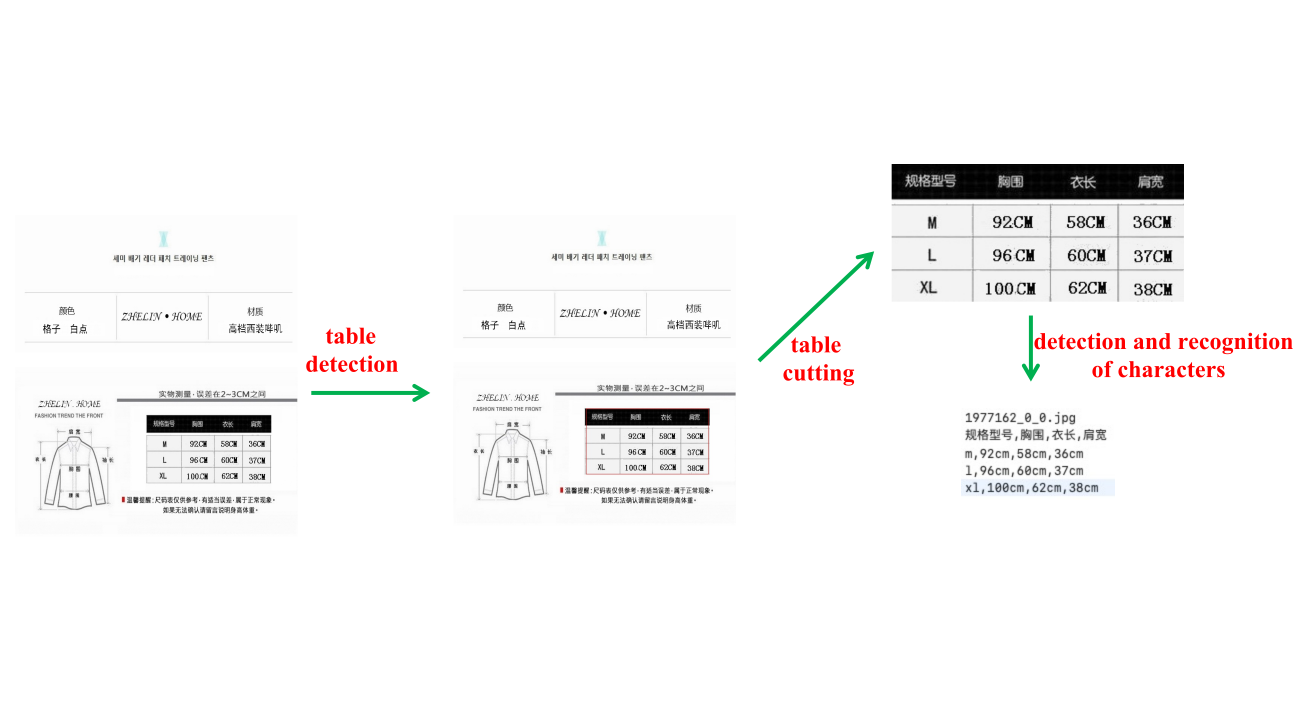
#> input picture figs/framework.png, 3900 x 2160 px (shown at 1/3 size)
$ python -i ocr.py   (imports and definitions only)   (older library calls are emulated)
#> lines starting #> are read from the running program, lines starting #| are printed output that depends on the picture; after the words box and inside, x2 and y2 are one past the last pixel; in counts of white or black regions, pixels touching at a corner belong together
#> further down, picture is the input picture: shape (2160, 3900, 3); mean B, G, R 246.4, 246.6, 247.3
#-*- coding:utf-8 -*-
import os
import sys
import cv2
from math import *
import numpy as np
import mahotas
from PIL import Image

#sys.path.append(os.getcwd() + '/ctpn')
#from ctpn.text_detect import text_detect
#from lib.fast_rcnn.config import cfg_from_file
from densenet.model import predict as keras_densenet


# [6 lines left out: function sort_box, not called in this run]

def adjustGray(cropImage):
    gray = cv2.cvtColor(cropImage, cv2.COLOR_BGR2GRAY)
    thresh, img_bw = cv2.threshold(gray, 128, 255, cv2.THRESH_BINARY | cv2.THRESH_OTSU)
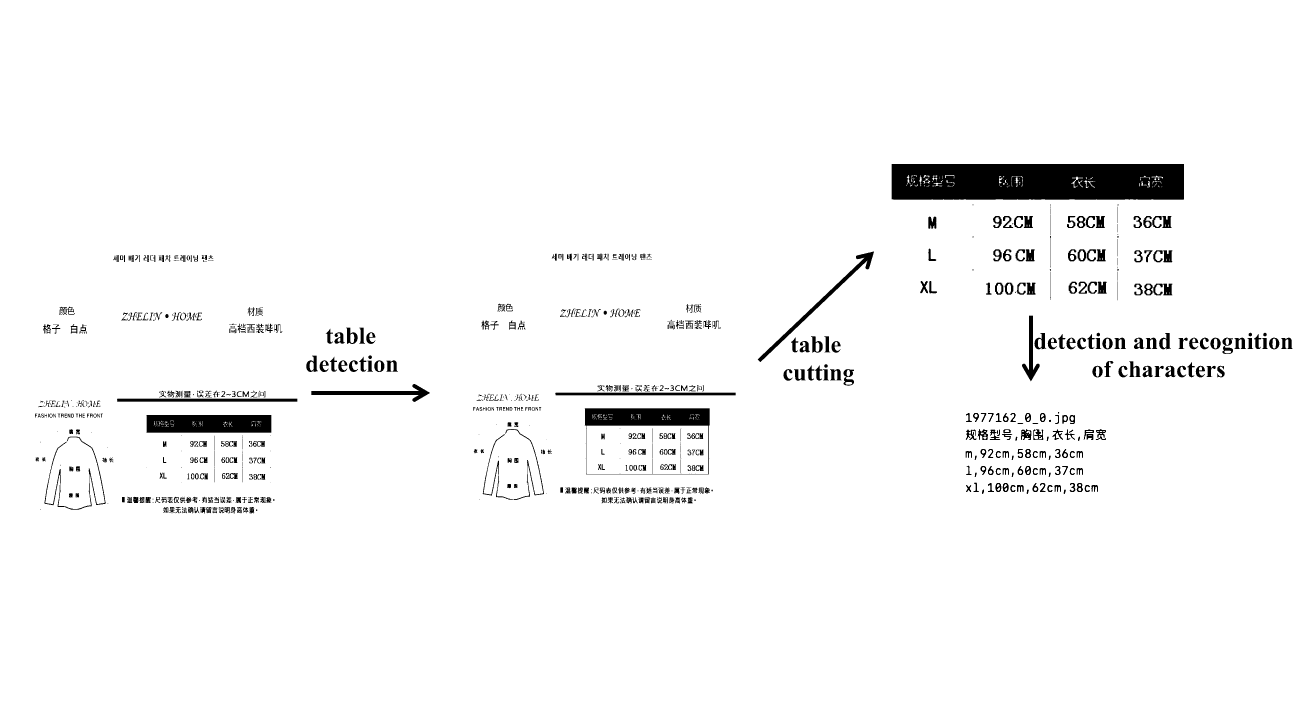
#> img_bw: shape (2160, 3900) (shown at 1/3 size); 96.8% white; 809 black regions (162 under 20 px), largest, box (x1, y1, x2, y2) and area: (2675, 492, 3552, 599) 91313, (1754, 1225, 2129, 1423) 19777, (439, 1245, 814, 1298) 19333
#> thresh = 154
    his = np.histogram(img_bw)
#> his = ([273580, 0, 0, 0, 0, 0, 0, 0, 0, 8150420], [0, 25.5, 51, 76.5, 102, 127.5, 153, 178.5, 204, 229.5, 255])
    if his[0][0] >= his[0][-1]:
        print(his[0][0], his[0][-1])
        for i in range(img_bw.shape[0]):
            for j in range(img_bw.shape[1]):
                gray[i][j] = 255 - gray[i][j]
                img_bw[i][j] = 255 - img_bw[i][j]
    return gray, img_bw

# [86 lines left out: functions dumpRotateImage, charRec, model, not called in this run]

>>> import cv2
>>> picture = cv2.imread('figs/framework.png')
>>> result = adjustGray(picture)
